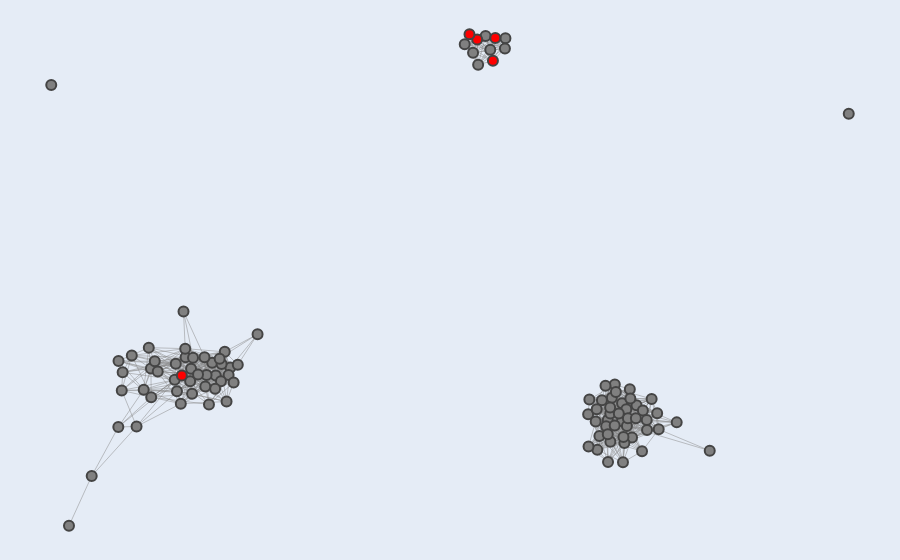

The notebook cell saved with this chart:
### Markdown cell above
## Figure E

### Code cell
# nodes to be highlighted in red
highlight_nodes = ['T02G5.4', 'F39E9.7', 'W04B5.1', 'W04B5.2', 'ZK402.3']

G, pos, partition = load_graph_positions_and_clusters()

# sorting nodes to ensure highlighted nodes are processed last and rendered on top
sorted_nodes = sorted(G.nodes(), key=lambda node: node in highlight_nodes)

# generate hover texts and colors for each node
hover_texts = []
node_colors = []
for node in sorted_nodes:
    community_id = partition[node]
    neighbors = list(G.neighbors(node))
    sorted_neighbors = sorted(neighbors)[:10]
    neighbors_str = ", ".join(sorted_neighbors)
    hover_text = f"Gene: {node}<br>Cluster ID: {community_id}<br>Top Neighbors: {neighbors_str}"
    hover_texts.append(hover_text)
    node_colors.append('red' if node in highlight_nodes else 'gray')

# prepare edge trace
edge_x = []
edge_y = []
for edge in G.edges():
    x0, y0 = pos[edge[0]]
    x1, y1 = pos[edge[1]]
    edge_x.extend([x0, x1, None])
    edge_y.extend([y0, y1, None])
edge_trace = go.Scatter(x=edge_x, y=edge_y, line=dict(width=0.5, color='#888'), hoverinfo='none', mode='lines')

# prepare node trace
node_trace = go.Scatter(
    x=[pos[node][0] for node in sorted_nodes], 
    y=[pos[node][1] for node in sorted_nodes], 
    mode='markers', 
    hoverinfo='text',
    marker=dict(showscale=False, size=10, color=node_colors, line_width=2),
    text=hover_texts)

# create figure
fig = go.Figure(data=[edge_trace, node_trace], 
                layout=go.Layout(
                    showlegend=False,
                    hovermode='closest',
                    margin=dict(b=0, l=0, r=0, t=0),
                    xaxis=dict(showgrid=False, zeroline=False, showticklabels=False),
                    yaxis=dict(showgrid=False, zeroline=False, showticklabels=False)))

# display figure
fig.show()

pio.write_image(fig, '../figs/fig2/fig2G.svg', format='svg')

### Figure 1 — Plotly figure (JSON) as saved in the notebook; plotly's stock layout.template omitted (floating-point values rounded to 4 significant figures; data arrays with more than 128 entries replaced by an {"elided": "..."} marker saying what was removed)
{"data": [{"hoverinfo": "none", "line": {"color": "#888", "width": 0.5}, "mode": "lines", "type": "scatter", "x": {"elided": "2697 float values"}, "y": {"elided": "2697 float values"}}, {"hoverinfo": "text", "marker": {"color": ["gray", "gray", "gray", "gray", "gray", "gray", "gray", "gray", "gray", "gray", "gray", "gray", "gray", "gray", "gray", "gray", "gray", "gray", "gray", "gray", "gray", "gray", "gray", "gray", "gray", "gray", "gray", "gray", "gray", "gray", "gray", "gray", "gray", "gray", "gray", "gray", "gray", "gray", "gray", "gray", "gray", "gray", "gray", "gray", "gray", "gray", "gray", "gray", "gray", "gray", "gray", "gray", "gray", "gray", "gray", "gray", "gray", "gray", "gray", "gray", "gray", "gray", "gray", "gray", "gray", "gray", "gray", "gray", "gray", "gray", "gray", "gray", "gray", "gray", "gray", "gray", "gray", "gray", "gray", "gray", "gray", "gray", "gray", "gray", "gray", "gray", "gray", "gray", "gray", "gray", "gray", "gray", "gray", "gray", "gray", "red", "red", "red", "red", "red"], "line": {"width": 2}, "showscale": false, "size": 10}, "mode": "markers", "text": ["Gene: timm-17B.2<br>Cluster ID: 0<br>Top Neighbors: C04G6.6, C08F11.7, C38D9.2, F40D4.13, F41G4.7, F58H7.5, K09H9.7, T02G5.4, T20F7.1, bath-45", "Gene: C55C3.3<br>Cluster ID: 1<br>Top Neighbors: C09G5.7", "Gene: ceh-20<br>Cluster ID: 0<br>Top Neighbors: C04G6.6, C08F11.7, C18D4.6, C38C3.3, C38D9.2, F40D4.13, F58H7.5, K09H9.7, R06C1.4, T02G5.4", "Gene: C38D9.2<br>Cluster ID: 0<br>Top Neighbors: C04G6.6, C08F11.7, F15D4.5, F40D4.13, F41G4.7, F58H7.5, K09H9.7, R06C1.4, T02G5.4, W09B7.1", "Gene: C09G5.7<br>Cluster ID: 1<br>Top Neighbors: C38C3.3, C55C3.3, clp-6", "Gene: C38C3.3<br>Cluster ID: 0<br>Top Neighbors: C04G6.6, C09G5.7, C18D4.6, ceh-20, clp-6, pan-1", "Gene: E01G4.5<br>Cluster ID: 2<br>Top Neighbors: F39E9.7, F39F10.4, H09G03.1, K02E2.6, W04B5.1, W04B5.2, W05H12.2, Y17D7B.4, Y37E11B.2, ZK402.3", "Gene: C18D4.6<br>Cluster ID: 0<br>Top Neighbors: C04G6.6, C08F11.7, C38C3.3, K09H9.7, R06C1.4, T16G12.4, W06A11.4, W09B7.2, Y20F4.4, ceh-20", "Gene: C08F11.7<br>Cluster ID: 0<br>Top Neighbors: C04G6.6, C18D4.6, C38D9.2, F15D4.5, F40D4.13, F41G4.7, F58H7.5, K09H9.7, R03H10.6, T02G5.4", "Gene: K02E2.6<br>Cluster ID: 2<br>Top Neighbors: E01G4.5, F39E9.7, F39F10.4, H09G03.1, W04B5.1, W04B5.2, W05H12.2, Y17D7B.4, Y37E11B.2, ZK402.3", "Gene: spe-41<br>Cluster ID: 0<br>Top Neighbors: C04G6.6, C08F11.7, C18D4.6, C38D9.2, F15D4.5, F40D4.13, F41G4.7, F58H7.5, K09H9.7, T16G12.4", "Gene: F15D4.5<br>Cluster ID: 0<br>Top Neighbors: C04G6.6, C08F11.7, C38D9.2, F40D4.13, F41G4.7, F58H7.5, K09H9.7, R06C1.4, W09B7.1, W09B7.2", "Gene: R03H10.6<br>Cluster ID: 0<br>Top Neighbors: C04G6.6, C08F11.7, F40D4.13, T20F7.1, citk-1, fbxb-97, glit-1, gly-13, lin-15B", "Gene: his-24<br>Cluster ID: 0<br>Top Neighbors: C38D9.2, F15D4.5, F41G4.7, F58H7.5, T02G5.4, T16G12.4, Y48G1BM.6, bath-45, ceh-20, fbxa-192", "Gene: rnh-1.3<br>Cluster ID: 0<br>Top Neighbors: C04G6.6, C08F11.7, C18D4.6, C38D9.2, F15D4.5, F40D4.13, F41G4.7, F58H7.5, K09H9.7, R06C1.4", "Gene: F40D4.13<br>Cluster ID: 0<br>Top Neighbors: C04G6.6, C08F11.7, C38D9.2, F15D4.5, F41G4.7, F58H7.5, K09H9.7, R03D7.2, R03H10.6, T02G5.4", "Gene: C04G6.6<br>Cluster ID: 0<br>Top Neighbors: C08F11.7, C18D4.6, C38C3.3, C38D9.2, F15D4.5, F40D4.13, F41G4.7, F58H7.5, K09H9.7, R03H10.6", "Gene: fbxa-192<br>Cluster ID: 0<br>Top Neighbors: C04G6.6, T16G12.4, W06A11.4, W09B7.1, Y48G1BM.6, bath-45, ceh-20, his-24", "Gene: K09H9.7<br>Cluster ID: 0<br>Top Neighbors: C04G6.6, C08F11.7, C18D4.6, C38D9.2, F15D4.5, F40D4.13, F58H7.5, R06C1.4, T02G5.4, T16G12.4", "Gene: gly-13<br>Cluster ID: 0<br>Top Neighbors: C04G6.6, C08F11.7, F40D4.13, R03H10.6, T02G5.4, T20F7.1, W06A11.4, Y20F4.4, bath-45, ceh-20", "Gene: bath-45<br>Cluster ID: 0<br>Top Neighbors: C04G6.6, C08F11.7, C38D9.2, F15D4.5, F40D4.13, F41G4.7, F58H7.5, K09H9.7, R03D7.2, T02G5.4", "Gene: F39F10.4<br>Cluster ID: 2<br>Top Neighbors: E01G4.5, F39E9.7, H09G03.1, K02E2.6, W04B5.1, W04B5.2, W05H12.2, Y17D7B.4, Y37E11B.2, ZK402.3", "Gene: R06C1.4<br>Cluster ID: 0<br>Top Neighbors: C04G6.6, C18D4.6, C38D9.2, F15D4.5, K09H9.7, T02G5.4, T16G12.4, T20F7.1, W09B7.2, Y20F4.4", "Gene: pyk-1<br>Cluster ID: 3<br>Top Neighbors: cdc-48.1, eel-1", "Gene: Y48G1BM.6<br>Cluster ID: 0<br>Top Neighbors: C04G6.6, C08F11.7, C38D9.2, F15D4.5, F41G4.7, F58H7.5, K09H9.7, T02G5.4, T16G12.4, W09B7.1", "Gene: fbxb-97<br>Cluster ID: 0<br>Top Neighbors: C04G6.6, C08F11.7, C38D9.2, F15D4.5, F40D4.13, F41G4.7, F58H7.5, K09H9.7, R03D7.2, R03H10.6", "Gene: F58H7.5<br>Cluster ID: 0<br>Top Neighbors: C04G6.6, C08F11.7, C38D9.2, F15D4.5, F40D4.13, F41G4.7, K09H9.7, T16G12.4, W09B7.1, Y48G1BM.6", "Gene: clp-6<br>Cluster ID: 0<br>Top Neighbors: C09G5.7, C38C3.3, T02G5.4, W06A11.4, citk-1", "Gene: F41G4.7<br>Cluster ID: 0<br>Top Neighbors: C04G6.6, C08F11.7, C38D9.2, F15D4.5, F40D4.13, F58H7.5, T02G5.4, T16G12.4, W09B7.1, Y48G1BM.6", "Gene: saeg-1<br>Cluster ID: 0<br>Top Neighbors: C04G6.6, C08F11.7, C38D9.2, F15D4.5, F41G4.7, F58H7.5, K09H9.7, T16G12.4, W09B7.1, Y20F4.4", "Gene: Y17D7B.4<br>Cluster ID: 2<br>Top Neighbors: E01G4.5, F39E9.7, F39F10.4, H09G03.1, K02E2.6, W04B5.1, W04B5.2, W05H12.2, Y37E11B.2, ZK402.3", "Gene: glit-1<br>Cluster ID: 0<br>Top Neighbors: C04G6.6, C38D9.2, F40D4.13, R03H10.6, T02G5.4, T16G12.4, T20F7.1, Y20F4.4, Y48G1BM.6, bath-45", "Gene: pan-1<br>Cluster ID: 0<br>Top Neighbors: C38C3.3, R06C1.4, T20F7.1, W06A11.4, ceh-20, citk-1, elf-1, gly-13, qdpr-1", "Gene: saeg-2<br>Cluster ID: 0<br>Top Neighbors: C04G6.6, C08F11.7, C38D9.2, F15D4.5, F40D4.13, F41G4.7, F58H7.5, K09H9.7, T02G5.4, T16G12.4", "Gene: scrm-4<br>Cluster ID: 0<br>Top Neighbors: C04G6.6, C08F11.7, C18D4.6, C38D9.2, F15D4.5, F58H7.5, K09H9.7, T16G12.4, Y48G1BM.6, bath-45", "Gene: T16G12.4<br>Cluster ID: 0<br>Top Neighbors: C04G6.6, C18D4.6, F41G4.7, F58H7.5, K09H9.7, R06C1.4, T02G5.4, W09B7.1, W09B7.2, Y20F4.4", "Gene: Y47H10A.5<br>Cluster ID: 4<br>Top Neighbors: ", "Gene: H09G03.1<br>Cluster ID: 2<br>Top Neighbors: E01G4.5, F39E9.7, F39F10.4, K02E2.6, W04B5.1, W04B5.2, W05H12.2, Y17D7B.4, Y37E11B.2, ZK402.3", "Gene: pdfr-1<br>Cluster ID: 0<br>Top Neighbors: C08F11.7, C18D4.6, F40D4.13, K09H9.7, T20F7.1, fbxb-97, glit-1, gly-13, lin-15B, rnh-1.3", "Gene: T20F7.1<br>Cluster ID: 0<br>Top Neighbors: C04G6.6, C08F11.7, F40D4.13, K09H9.7, R03H10.6, R06C1.4, T02G5.4, ceh-20, citk-1, elf-1", "Gene: Y20F4.4<br>Cluster ID: 0<br>Top Neighbors: C04G6.6, C08F11.7, C18D4.6, C38D9.2, F15D4.5, K09H9.7, R06C1.4, T16G12.4, W06A11.4, W09B7.1", "Gene: lin-15B<br>Cluster ID: 0<br>Top Neighbors: R03H10.6, T20F7.1, ceh-20, citk-1, glit-1, gly-13, pdfr-1, qdpr-1", "Gene: hsp-4<br>Cluster ID: 3<br>Top Neighbors: cdc-48.1, cdk-1, cey-2, deps-1, egg-6, hil-4, hsp-1, hsp-90, ima-3, mcm-7", "Gene: W05H12.2<br>Cluster ID: 2<br>Top Neighbors: E01G4.5, F39E9.7, F39F10.4, H09G03.1, K02E2.6, W04B5.1, W04B5.2, Y17D7B.4, Y37E11B.2, ZK402.3", "Gene: par-5<br>Cluster ID: 3<br>Top Neighbors: cdc-48.1, cdk-1, cey-2, csr-1, deps-1, hrde-1, hsp-1, hsp-4, hsp-90, idh-1", "Gene: fkb-8<br>Cluster ID: 0<br>Top Neighbors: C38D9.2, F15D4.5, F41G4.7, his-24", "Gene: hrde-1<br>Cluster ID: 3<br>Top Neighbors: F34D10.4, ani-2, cdc-48.1, cdk-1, cey-2, csr-1, deps-1, eel-1, egg-6, gfat-2", "Gene: pgl-3<br>Cluster ID: 3<br>Top Neighbors: ani-2, cdc-48.1, cdk-1, cey-2, cpg-1, csr-1, daf-18, deps-1, eel-1, egg-6", "Gene: tba-2<br>Cluster ID: 3<br>Top Neighbors: ani-2, cdc-48.1, cdk-1, cey-2, csr-1, deps-1, hil-4, hmg-12, hrde-1, hsp-1", "Gene: tbb-2<br>Cluster ID: 3<br>Top Neighbors: ani-2, cdc-48.1, cdk-1, deps-1, hil-4, hsp-1, hsp-4, hsp-90, idh-1, ima-3", "Gene: W06A11.4<br>Cluster ID: 0<br>Top Neighbors: C04G6.6, C08F11.7, C18D4.6, T02G5.4, Y20F4.4, ceh-20, citk-1, clp-6, elf-1, fbxa-192", "Gene: qdpr-1<br>Cluster ID: 0<br>Top Neighbors: W06A11.4, ceh-20, elf-1, glit-1, gly-13, lin-15B, pan-1, timm-17B.2", "Gene: F34D10.4<br>Cluster ID: 3<br>Top Neighbors: cdk-1, csr-1, eel-1, hmg-12, hrde-1, mrp-4, top-2, wago-4", "Gene: Y37E11B.2<br>Cluster ID: 2<br>Top Neighbors: E01G4.5, F39E9.7, F39F10.4, H09G03.1, K02E2.6, W04B5.1, W04B5.2, W05H12.2, Y17D7B.4, ZK402.3", "Gene: W09B7.2<br>Cluster ID: 0<br>Top Neighbors: C04G6.6, C18D4.6, F15D4.5, R06C1.4, T16G12.4, W09B7.1, Y20F4.4, rnh-1.3, saeg-2, spe-41", "Gene: vig-1<br>Cluster ID: 3<br>Top Neighbors: ani-2, cdc-48.1, cdk-1, cey-2, deps-1, hil-4, hmg-12, hrde-1, hsp-1, hsp-90", "Gene: hil-4<br>Cluster ID: 3<br>Top Neighbors: ani-1, ani-2, cdc-48.1, cdk-1, cey-2, csr-1, deps-1, hmg-12, hrde-1, hsp-1", "Gene: csr-1<br>Cluster ID: 3<br>Top Neighbors: F34D10.4, ani-2, cdc-48.1, cdk-1, cey-2, deps-1, eel-1, egg-6, hil-4, hrde-1", "Gene: citk-1<br>Cluster ID: 0<br>Top Neighbors: C04G6.6, C18D4.6, R03H10.6, R06C1.4, T16G12.4, T20F7.1, W06A11.4, Y20F4.4, ceh-20, clp-6", "Gene: R03D7.2<br>Cluster ID: 0<br>Top Neighbors: F40D4.13, bath-45, fbxb-97", "Gene: deps-1<br>Cluster ID: 3<br>Top Neighbors: ani-2, cdc-48.1, cdk-1, cey-2, csr-1, eel-1, hil-4, hmg-12, hrde-1, hsp-1", "Gene: cdk-1<br>Cluster ID: 3<br>Top Neighbors: F34D10.4, ani-2, cdc-48.1, cey-2, csr-1, deps-1, eel-1, gfat-2, hil-4, hmg-12", "Gene: klp-7<br>Cluster ID: 3<br>Top Neighbors: ani-2, cdc-48.1, cdk-1, csr-1, eel-1, egg-6, hil-4, hmg-12, hrde-1, hsp-1", "Gene: hsp-90<br>Cluster ID: 3<br>Top Neighbors: ani-2, cdc-48.1, cdk-1, cey-2, csr-1, deps-1, hil-4, hmg-12, hrde-1, hsp-1", "Gene: mrp-4<br>Cluster ID: 3<br>Top Neighbors: F34D10.4, ani-2, cdc-48.1, cey-2, cpg-1, daf-18, eel-1, egg-6, gfat-2, hil-4", "Gene: cdc-48.1<br>Cluster ID: 3<br>Top Neighbors: ani-1, ani-2, cdk-1, cey-2, cpg-1, csr-1, daf-18, deps-1, eel-1, egg-6", "Gene: W09B7.1<br>Cluster ID: 0<br>Top Neighbors: C04G6.6, C08F11.7, C38D9.2, F15D4.5, F41G4.7, F58H7.5, K09H9.7, T16G12.4, W09B7.2, Y20F4.4", "Gene: elf-1<br>Cluster ID: 0<br>Top Neighbors: F40D4.13, T20F7.1, W06A11.4, fbxb-97, glit-1, gly-13, pan-1, qdpr-1", "Gene: idh-1<br>Cluster ID: 3<br>Top Neighbors: ani-2, cdc-48.1, cdk-1, csr-1, deps-1, hil-4, hsp-1, hsp-90, ima-3, klp-7", "Gene: hsp-1<br>Cluster ID: 3<br>Top Neighbors: ani-2, cdc-48.1, cey-2, cpg-1, csr-1, deps-1, hil-4, hmg-12, hrde-1, hsp-4", "Gene: ani-2<br>Cluster ID: 3<br>Top Neighbors: ani-1, cdc-48.1, cdk-1, csr-1, deps-1, eel-1, hil-4, hmg-12, hrde-1, hsp-1", "Gene: eel-1<br>Cluster ID: 3<br>Top Neighbors: F34D10.4, ani-1, ani-2, cdc-48.1, cdk-1, csr-1, deps-1, egg-6, hrde-1, klp-15", "Gene: sea-2<br>Cluster ID: 5<br>Top Neighbors: ", "Gene: mcm-7<br>Cluster ID: 3<br>Top Neighbors: ani-1, ani-2, cdc-48.1, cdk-1, cey-2, cpg-1, csr-1, egg-6, gfat-2, hil-4", "Gene: ima-3<br>Cluster ID: 3<br>Top Neighbors: ani-2, cdc-48.1, cdk-1, csr-1, deps-1, hil-4, hmg-12, hrde-1, hsp-1, hsp-4", "Gene: daf-18<br>Cluster ID: 3<br>Top Neighbors: ani-1, cdc-48.1, cpg-1, egg-6, klp-15, mex-5, mrp-4, pgl-3, pod-1, puf-3", "Gene: mex-5<br>Cluster ID: 3<br>Top Neighbors: ani-1, ani-2, cdc-48.1, cey-2, cpg-1, daf-18, deps-1, egg-6, hil-4, hrde-1", "Gene: rpn-9<br>Cluster ID: 3<br>Top Neighbors: ani-1, ani-2, cdc-48.1, cdk-1, cey-2, csr-1, deps-1, eel-1, egg-6, hil-4", "Gene: cey-2<br>Cluster ID: 3<br>Top Neighbors: cdc-48.1, cdk-1, cpg-1, csr-1, deps-1, egg-6, gfat-2, hil-4, hmg-12, hrde-1", "Gene: cpg-1<br>Cluster ID: 3<br>Top Neighbors: cdc-48.1, cey-2, daf-18, egg-6, gfat-2, hsp-1, klp-15, mcm-7, mex-5, mrp-4", "Gene: wago-1<br>Cluster ID: 3<br>Top Neighbors: ani-2, cdc-48.1, cdk-1, cey-2, cpg-1, csr-1, deps-1, hil-4, hmg-12, hrde-1", "Gene: rme-2<br>Cluster ID: 3<br>Top Neighbors: ani-2, cdc-48.1, cey-2, cpg-1, daf-18, deps-1, egg-6, gfat-2, hil-4, hmg-12", "Gene: simr-1<br>Cluster ID: 3<br>Top Neighbors: ani-2, cpg-1, egg-6, gfat-2, hrde-1, klp-15, mcm-7, mrp-4, puf-3, rme-2", "Gene: set-2<br>Cluster ID: 3<br>Top Neighbors: csr-1, deps-1, eel-1, egg-6, hrde-1, ima-3, klp-7, mcm-7, mex-5, mrp-4", "Gene: mut-16<br>Cluster ID: 3<br>Top Neighbors: cey-2, csr-1, deps-1, hrde-1, hsp-4, ima-3, mcm-7, rpn-9, set-2, spd-5", "Gene: top-2<br>Cluster ID: 3<br>Top Neighbors: F34D10.4, ani-2, cdc-48.1, cdk-1, csr-1, deps-1, eel-1, egg-6, hmg-12, hrde-1", "Gene: spd-5<br>Cluster ID: 3<br>Top Neighbors: cdk-1, csr-1, deps-1, eel-1, hil-4, hmg-12, hrde-1, ima-3, klp-15, klp-7", "Gene: wago-4<br>Cluster ID: 3<br>Top Neighbors: F34D10.4, cdc-48.1, cey-2, csr-1, deps-1, eel-1, egg-6, hrde-1, ima-3, klp-15", "Gene: egg-6<br>Cluster ID: 3<br>Top Neighbors: cdc-48.1, cey-2, cpg-1, csr-1, daf-18, eel-1, gfat-2, hmg-12, hrde-1, hsp-4", "Gene: puf-3<br>Cluster ID: 3<br>Top Neighbors: ani-1, ani-2, cdc-48.1, cdk-1, cey-2, cpg-1, daf-18, egg-6, gfat-2, hil-4", "Gene: gfat-2<br>Cluster ID: 3<br>Top Neighbors: cdc-48.1, cdk-1, cey-2, cpg-1, egg-6, hrde-1, klp-15, mcm-7, mrp-4, pgl-3", "Gene: ani-1<br>Cluster ID: 3<br>Top Neighbors: ani-2, cdc-48.1, daf-18, eel-1, hil-4, mcm-7, mex-5, pod-1, puf-3, rpn-9", "Gene: pod-1<br>Cluster ID: 3<br>Top Neighbors: ani-1, ani-2, cdc-48.1, cdk-1, cey-2, cpg-1, csr-1, daf-18, eel-1, egg-6", "Gene: klp-15<br>Cluster ID: 3<br>Top Neighbors: cdc-48.1, cdk-1, cey-2, cpg-1, daf-18, eel-1, egg-6, gfat-2, hil-4, hmg-12", "Gene: hmg-12<br>Cluster ID: 3<br>Top Neighbors: F34D10.4, ani-2, cdc-48.1, cdk-1, cey-2, deps-1, egg-6, hil-4, hrde-1, hsp-1", "Gene: T02G5.4<br>Cluster ID: 0<br>Top Neighbors: C04G6.6, C08F11.7, C38D9.2, F40D4.13, F41G4.7, K09H9.7, R06C1.4, T16G12.4, T20F7.1, W06A11.4", "Gene: F39E9.7<br>Cluster ID: 2<br>Top Neighbors: E01G4.5, F39F10.4, H09G03.1, K02E2.6, W04B5.1, W04B5.2, W05H12.2, Y17D7B.4, Y37E11B.2, ZK402.3", "Gene: W04B5.1<br>Cluster ID: 2<br>Top Neighbors: E01G4.5, F39E9.7, F39F10.4, H09G03.1, K02E2.6, W04B5.2, W05H12.2, Y17D7B.4, Y37E11B.2, ZK402.3", "Gene: W04B5.2<br>Cluster ID: 2<br>Top Neighbors: E01G4.5, F39E9.7, F39F10.4, H09G03.1, K02E2.6, W04B5.1, W05H12.2, Y17D7B.4, Y37E11B.2, ZK402.3", "Gene: ZK402.3<br>Cluster ID: 2<br>Top Neighbors: E01G4.5, F39E9.7, F39F10.4, H09G03.1, K02E2.6, W04B5.1, W04B5.2, W05H12.2, Y17D7B.4, Y37E11B.2"], "type": "scatter", "x": [-0.5124, -0.7783, -0.5371, -0.4516, -0.7265, -0.6242, 0.1548, -0.5232, -0.4999, 0.1432, -0.4435, -0.4102, -0.5963, -0.3933, -0.4645, -0.5132, -0.502, -0.459, -0.484, -0.5914, -0.4692, 0.1242, -0.532, 0.683, -0.4142, -0.4954, -0.4302, -0.6658, -0.423, -0.4317, 0.1718, -0.5348, -0.6579, -0.4347, -0.445, -0.4674, -0.8187, 0.2171, -0.5759, -0.5827, -0.4976, -0.6653, 0.4057, 0.2159, 0.4085, -0.3482, 0.4827, 0.4504, 0.4597, 0.4665, -0.5908, -0.6559, 0.6076, 0.1825, -0.4189, 0.4689, 0.4562, 0.516, -0.6079, -0.5171, 0.483, 0.4928, 0.5305, 0.4371, 0.5058, 0.4941, -0.4028, -0.635, 0.5007, 0.4252, 0.4963, 0.5666, 1, 0.4467, 0.502, 0.4851, 0.4564, 0.4756, 0.4228, 0.4266, 0.4558, 0.4313, 0.451, 0.5631, 0.4453, 0.5393, 0.5505, 0.5399, 0.4884, 0.4504, 0.4066, 0.5285, 0.4662, 0.4862, 0.5146, -0.5208, 0.1526, 0.1351, 0.1939, 0.1885], "y": [-0.007039, -0.5198, -0.07573, -0.02413, -0.3684, -0.2177, 0.883, -0.1484, -0.04214, 0.9192, -0.06265, -0.03851, 0.02216, -0.02997, -0.06098, 0.01906, -0.08002, -0.1507, -0.05926, -0.04163, -0.007268, 0.9455, -0.1103, -0.2914, -0.06095, -0.00858, -0.02795, -0.2194, 0.009446, -0.0799, 0.9705, -0.02675, -0.1081, -0.01176, -0.1026, -0.09579, 0.8217, 0.9632, -0.05063, -0.01947, -0.1185, -0.01819, -0.1809, 0.9326, -0.1358, 0.06309, -0.2015, -0.1978, -0.1302, -0.0902, -0.1286, -0.05278, -0.2053, 0.9287, -0.1419, -0.1129, -0.1785, -0.1532, -0.1059, 0.1321, -0.1468, -0.1654, -0.1692, -0.1378, -0.2513, -0.2164, -0.08416, -0.001604, -0.1048, -0.1653, -0.193, -0.2264, 0.7342, -0.2171, -0.1329, -0.3268, -0.2639, -0.178, -0.2027, -0.2889, -0.1602, -0.2467, -0.3259, -0.1777, -0.09384, -0.1984, -0.1341, -0.2282, -0.2679, -0.2414, -0.2788, -0.2931, -0.2148, -0.25, -0.1926, -0.06297, 0.9595, 0.9757, 0.9645, 0.895]}], "layout": {"hovermode": "closest", "margin": {"b": 0, "l": 0, "r": 0, "t": 0}, "showlegend": false, "xaxis": {"showgrid": false, "showticklabels": false, "zeroline": false}, "yaxis": {"showgrid": false, "showticklabels": false, "zeroline": false}}}
